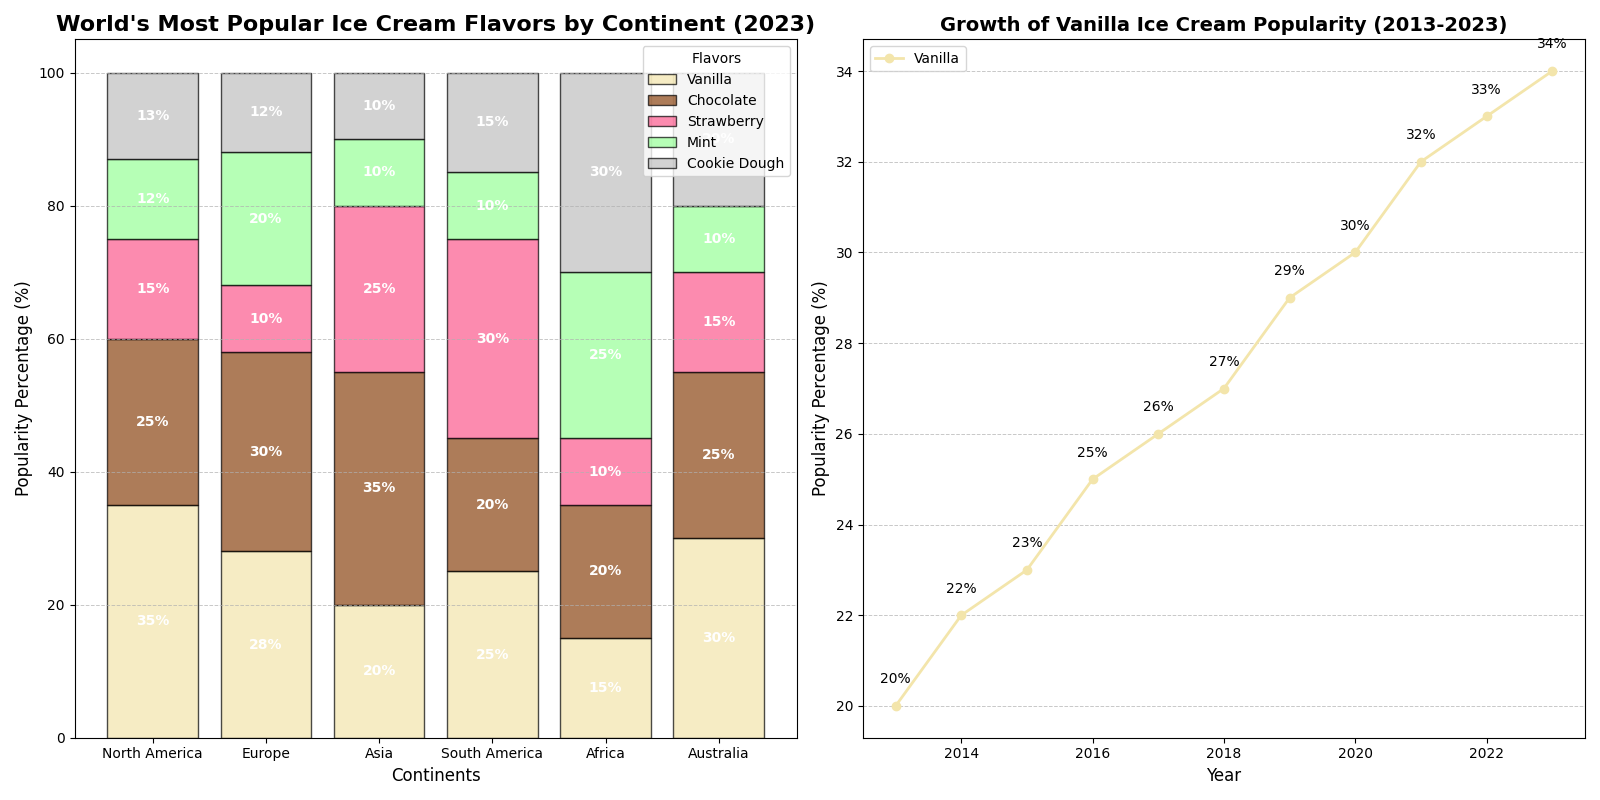

Python code for this plot:
import matplotlib.pyplot as plt
import numpy as np

# -------- Backstory ---------
# The "World's Most Popular Ice Cream Flavors" chart explores the popularity of various ice cream flavors across different continents. The data is hypothetical but represents a global survey conducted in 2023. Each continent's favorite flavors are highlighted in a stacked bar chart. Additionally, the growth trend of the top flavor over the last decade is presented in the sub-plot.

# Define continents and flavors
continents = ['North America', 'Europe', 'Asia', 'South America', 'Africa', 'Australia']
flavors = ['Vanilla', 'Chocolate', 'Strawberry', 'Mint', 'Cookie Dough']

# Popularity percentages for each flavor in each continent
# Data is crafted to reflect realistic hypothetical survey results
na_flavors = [35, 25, 15, 12, 13]
eu_flavors = [28, 30, 10, 20, 12]
asia_flavors = [20, 35, 25, 10, 10]
sa_flavors = [25, 20, 30, 10, 15]
africa_flavors = [15, 20, 10, 25, 30]
australia_flavors = [30, 25, 15, 10, 20]

# Compile data
flavor_data = [na_flavors, eu_flavors, asia_flavors, sa_flavors, africa_flavors, australia_flavors]

# Colors for each flavor
colors = ['#f3e5ab', '#8b4513', '#fc5a8d', '#98ff98', '#c0c0c0']

# Setup the main figure with subplots
fig, (ax1, ax2) = plt.subplots(1, 2, figsize=(16, 8))

# Main plot: Stacked bar chart showing flavor popularity by continent
bottoms = np.zeros(len(continents))
for idx, flavor in enumerate(flavors):
    ax1.bar(continents, [data[idx] for data in flavor_data], label=flavor, bottom=bottoms, color=colors[idx], edgecolor='black', alpha=0.7)
    bottoms += [data[idx] for data in flavor_data]

# Add value labels on the bars
for cont_idx, cont_data in enumerate(flavor_data):
    bottom = 0
    for flavor_idx, value in enumerate(cont_data):
        ax1.text(cont_idx, bottom + value / 2, str(value) + '%', va='center', ha='center', color='white', fontweight='bold')
        bottom += value

# Add title and labels
ax1.set_title("World's Most Popular Ice Cream Flavors by Continent (2023)", fontsize=16, fontweight='bold')
ax1.set_xlabel("Continents", fontsize=12)
ax1.set_ylabel("Popularity Percentage (%)", fontsize=12)
ax1.legend(title='Flavors', loc='upper right')

# Customize the grid for better readability
ax1.yaxis.grid(True, linestyle='--', linewidth=0.7, alpha=0.7)

# Sub-plot: Line plot showing the growth of the top flavor (Vanilla) over the last decade
years = np.arange(2013, 2024)  # Last decade
vanilla_growth = [20, 22, 23, 25, 26, 27, 29, 30, 32, 33, 34]  # Hypothetical growth data

ax2.plot(years, vanilla_growth, marker='o', linestyle='-', color='#f3e5ab', linewidth=2, markersize=6, label='Vanilla')

# Add data annotations
for i, growth in enumerate(vanilla_growth):
    ax2.text(years[i], growth + 0.5, f'{growth}%', ha='center', fontsize=10)

# Add title and labels for the subplot
ax2.set_title("Growth of Vanilla Ice Cream Popularity (2013-2023)", fontsize=14, fontweight='bold')
ax2.set_xlabel("Year", fontsize=12)
ax2.set_ylabel("Popularity Percentage (%)", fontsize=12)
ax2.legend(loc='upper left')
ax2.yaxis.grid(True, linestyle='--', linewidth=0.7, alpha=0.7)

# Adjust layout to avoid text overlap and ensure readability
fig.tight_layout()

# Display the plot
plt.show()
